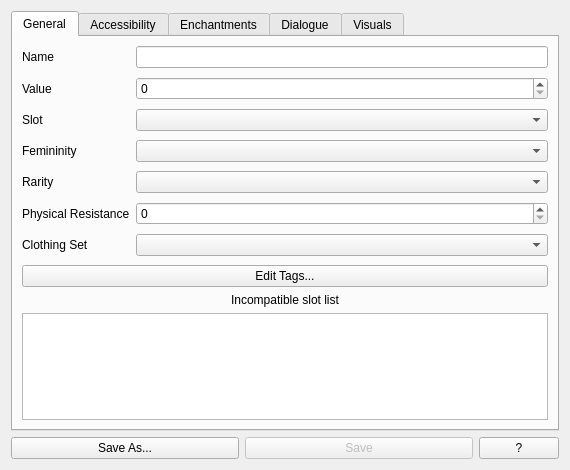
<?xml version="1.0" encoding="UTF-8"?>
<ui version="4.0">
 <class>ClothingWindow</class>
 <widget class="QWidget" name="ClothingWindow">
  <property name="geometry">
   <rect>
    <x>0</x>
    <y>0</y>
    <width>570</width>
    <height>470</height>
   </rect>
  </property>
  <property name="sizePolicy">
   <sizepolicy hsizetype="Fixed" vsizetype="Fixed">
    <horstretch>0</horstretch>
    <verstretch>0</verstretch>
   </sizepolicy>
  </property>
  <property name="windowTitle">
   <string>Form</string>
  </property>
  <layout class="QVBoxLayout" name="verticalLayout_5">
   <item>
    <layout class="QVBoxLayout" name="verticalLayout_2">
     <item>
      <widget class="QTabWidget" name="tabWidget">
       <property name="currentIndex">
        <number>0</number>
       </property>
       <widget class="QWidget" name="general_tab">
        <attribute name="title">
         <string>General</string>
        </attribute>
        <layout class="QVBoxLayout" name="verticalLayout_7">
         <item>
          <layout class="QFormLayout" name="formLayout">
           <property name="verticalSpacing">
            <number>9</number>
           </property>
           <item row="0" column="0">
            <widget class="QLabel" name="name_label">
             <property name="text">
              <string>Name</string>
             </property>
            </widget>
           </item>
           <item row="0" column="1">
            <widget class="QLineEdit" name="nameEdit">
             <property name="toolTip">
              <string>&lt;html&gt;&lt;head/&gt;&lt;body&gt;&lt;p&gt;Name (singular) of item.&lt;/p&gt;&lt;/body&gt;&lt;/html&gt;</string>
             </property>
            </widget>
           </item>
           <item row="1" column="0">
            <widget class="QLabel" name="value_label">
             <property name="text">
              <string>Value</string>
             </property>
            </widget>
           </item>
           <item row="1" column="1">
            <widget class="QSpinBox" name="valueInput">
             <property name="toolTip">
              <string>&lt;html&gt;&lt;head/&gt;&lt;body&gt;&lt;p&gt;Value (in flames) of item.&lt;/p&gt;&lt;/body&gt;&lt;/html&gt;</string>
             </property>
             <property name="maximum">
              <number>2147483647</number>
             </property>
             <property name="stepType">
              <enum>QAbstractSpinBox::DefaultStepType</enum>
             </property>
            </widget>
           </item>
           <item row="2" column="0">
            <widget class="QLabel" name="slot_label">
             <property name="text">
              <string>Slot</string>
             </property>
            </widget>
           </item>
           <item row="2" column="1">
            <widget class="QComboBox" name="slotComboBox">
             <property name="toolTip">
              <string>&lt;html&gt;&lt;head/&gt;&lt;body&gt;&lt;p&gt;Equipment slot the item goes into.&lt;/p&gt;&lt;/body&gt;&lt;/html&gt;</string>
             </property>
            </widget>
           </item>
           <item row="3" column="0">
            <widget class="QLabel" name="gender_label">
             <property name="text">
              <string>Femininity</string>
             </property>
            </widget>
           </item>
           <item row="3" column="1">
            <widget class="QComboBox" name="genderComboBox">
             <property name="toolTip">
              <string>&lt;html&gt;&lt;head/&gt;&lt;body&gt;&lt;p&gt;Whether the item is feminine, masculine, or other.&lt;/p&gt;&lt;/body&gt;&lt;/html&gt;</string>
             </property>
            </widget>
           </item>
           <item row="4" column="0">
            <widget class="QLabel" name="rarity_label">
             <property name="text">
              <string>Rarity</string>
             </property>
            </widget>
           </item>
           <item row="4" column="1">
            <widget class="QComboBox" name="rarityComboBox">
             <property name="toolTip">
              <string>&lt;html&gt;&lt;head/&gt;&lt;body&gt;&lt;p&gt;Changes item rarity. Other than icon outline, I'm not really sure what this does.&lt;/p&gt;&lt;/body&gt;&lt;/html&gt;</string>
             </property>
            </widget>
           </item>
           <item row="5" column="0">
            <widget class="QLabel" name="resistance_label">
             <property name="text">
              <string>Physical Resistance</string>
             </property>
            </widget>
           </item>
           <item row="5" column="1">
            <widget class="QSpinBox" name="resistanceInput">
             <property name="toolTip">
              <string>&lt;html&gt;&lt;head/&gt;&lt;body&gt;&lt;p&gt;I'll give you a hint. Look to the left of this box.&lt;/p&gt;&lt;/body&gt;&lt;/html&gt;</string>
             </property>
             <property name="maximum">
              <number>100</number>
             </property>
            </widget>
           </item>
           <item row="6" column="0">
            <widget class="QLabel" name="set_label">
             <property name="text">
              <string>Clothing Set</string>
             </property>
            </widget>
           </item>
           <item row="6" column="1">
            <widget class="QComboBox" name="setComboBox">
             <property name="toolTip">
              <string>&lt;html&gt;&lt;head/&gt;&lt;body&gt;&lt;p&gt;What clothing set this is a part of. Probably won't do anything in-game as of right now.&lt;/p&gt;&lt;/body&gt;&lt;/html&gt;</string>
             </property>
            </widget>
           </item>
           <item row="7" column="0" colspan="2">
            <widget class="QPushButton" name="tagsButton">
             <property name="toolTip">
              <string>&lt;html&gt;&lt;head/&gt;&lt;body&gt;&lt;p&gt;Edit item tags. WARNING: These can seriously fuck shit up. Make ABSOLUTELY sure you know what a tag is/does before adding it.&lt;/p&gt;&lt;/body&gt;&lt;/html&gt;</string>
             </property>
             <property name="whatsThis">
              <string>&lt;html&gt;&lt;head/&gt;&lt;body&gt;&lt;p&gt;WhatsThis_Test&lt;/p&gt;&lt;/body&gt;&lt;/html&gt;</string>
             </property>
             <property name="text">
              <string>Edit Tags...</string>
             </property>
            </widget>
           </item>
          </layout>
         </item>
         <item>
          <widget class="QLabel" name="incompatible_slot_label">
           <property name="text">
            <string>Incompatible slot list</string>
           </property>
           <property name="alignment">
            <set>Qt::AlignCenter</set>
           </property>
          </widget>
         </item>
         <item>
          <widget class="QListView" name="incompatibleSlotList">
           <property name="toolTip">
            <string>&lt;html&gt;&lt;head/&gt;&lt;body&gt;&lt;p&gt;List of slots that cannot be occupied with this item equipped.&lt;/p&gt;&lt;/body&gt;&lt;/html&gt;</string>
           </property>
          </widget>
         </item>
        </layout>
       </widget>
       <widget class="QWidget" name="access_tab">
        <attribute name="title">
         <string>Accessibility</string>
        </attribute>
        <layout class="QVBoxLayout" name="verticalLayout_8">
         <item>
          <layout class="QVBoxLayout" name="verticalLayout_6">
           <item>
            <widget class="QTreeView" name="accessTree">
             <property name="sizePolicy">
              <sizepolicy hsizetype="Expanding" vsizetype="MinimumExpanding">
               <horstretch>0</horstretch>
               <verstretch>0</verstretch>
              </sizepolicy>
             </property>
             <property name="editTriggers">
              <set>QAbstractItemView::DoubleClicked</set>
             </property>
             <property name="showDropIndicator" stdset="0">
              <bool>false</bool>
             </property>
             <property name="alternatingRowColors">
              <bool>true</bool>
             </property>
            </widget>
           </item>
          </layout>
         </item>
        </layout>
       </widget>
       <widget class="QWidget" name="enchantment_tab">
        <attribute name="title">
         <string>Enchantments</string>
        </attribute>
        <layout class="QVBoxLayout" name="verticalLayout_9">
         <item>
          <layout class="QVBoxLayout" name="verticalLayout">
           <property name="spacing">
            <number>2</number>
           </property>
           <item>
            <layout class="QFormLayout" name="formLayout_2">
             <item row="0" column="0">
              <widget class="QLabel" name="enchantment_count_label">
               <property name="text">
                <string>Enchantment Limit</string>
               </property>
              </widget>
             </item>
             <item row="0" column="1">
              <widget class="QSpinBox" name="enchantmentLimitInput">
               <property name="toolTip">
                <string>&lt;html&gt;&lt;head/&gt;&lt;body&gt;&lt;p&gt;Sets maximum number of enchantments for this item. Set to -1 for default. Will not drop below current enchantment count. When set to default, custom enchantments will be disabled.&lt;/p&gt;&lt;/body&gt;&lt;/html&gt;</string>
               </property>
               <property name="minimum">
                <number>-1</number>
               </property>
               <property name="maximum">
                <number>100</number>
               </property>
               <property name="value">
                <number>-1</number>
               </property>
              </widget>
             </item>
            </layout>
           </item>
           <item>
            <layout class="QVBoxLayout" name="verticalLayout_3">
             <item>
              <widget class="QTableWidget" name="enchantmentList">
               <property name="enabled">
                <bool>true</bool>
               </property>
               <property name="sizePolicy">
                <sizepolicy hsizetype="Expanding" vsizetype="MinimumExpanding">
                 <horstretch>0</horstretch>
                 <verstretch>0</verstretch>
                </sizepolicy>
               </property>
               <property name="toolTip">
                <string>&lt;html&gt;&lt;head/&gt;&lt;body&gt;&lt;p&gt;List of enchantments on the item.&lt;/p&gt;&lt;/body&gt;&lt;/html&gt;</string>
               </property>
               <property name="editTriggers">
                <set>QAbstractItemView::NoEditTriggers</set>
               </property>
               <property name="showDropIndicator" stdset="0">
                <bool>false</bool>
               </property>
               <property name="alternatingRowColors">
                <bool>true</bool>
               </property>
               <property name="selectionBehavior">
                <enum>QAbstractItemView::SelectRows</enum>
               </property>
               <property name="wordWrap">
                <bool>false</bool>
               </property>
               <attribute name="horizontalHeaderShowSortIndicator" stdset="0">
                <bool>false</bool>
               </attribute>
               <attribute name="horizontalHeaderStretchLastSection">
                <bool>false</bool>
               </attribute>
               <attribute name="verticalHeaderVisible">
                <bool>false</bool>
               </attribute>
               <attribute name="verticalHeaderHighlightSections">
                <bool>false</bool>
               </attribute>
              </widget>
             </item>
            </layout>
           </item>
          </layout>
         </item>
        </layout>
       </widget>
       <widget class="QWidget" name="dialogue_tab">
        <attribute name="title">
         <string>Dialogue</string>
        </attribute>
        <layout class="QVBoxLayout" name="verticalLayout_10">
         <item>
          <layout class="QFormLayout" name="formLayout_3">
           <item row="0" column="0">
            <widget class="QLabel" name="plural_name_label">
             <property name="text">
              <string>Plural Name</string>
             </property>
            </widget>
           </item>
           <item row="0" column="1">
            <widget class="QLineEdit" name="pluralNameEdit">
             <property name="toolTip">
              <string>&lt;html&gt;&lt;head/&gt;&lt;body&gt;&lt;p&gt;What to call this when multiple are present.&lt;/p&gt;&lt;/body&gt;&lt;/html&gt;</string>
             </property>
            </widget>
           </item>
           <item row="1" column="0" colspan="2">
            <widget class="QCheckBox" name="pluralToggle">
             <property name="toolTip">
              <string>&lt;html&gt;&lt;head/&gt;&lt;body&gt;&lt;p&gt;If the name is plural by default. For example shoes and pants are plural by default.&lt;/p&gt;&lt;/body&gt;&lt;/html&gt;</string>
             </property>
             <property name="text">
              <string>Plural by default</string>
             </property>
            </widget>
           </item>
           <item row="2" column="0">
            <widget class="QLabel" name="determiner_label">
             <property name="text">
              <string>Determiner</string>
             </property>
            </widget>
           </item>
           <item row="2" column="1">
            <widget class="QLineEdit" name="determinerEdit">
             <property name="toolTip">
              <string>&lt;html&gt;&lt;head/&gt;&lt;body&gt;&lt;p&gt;What to use before the name. Usually things like 'a', 'an', or even 'a pair of'.&lt;/p&gt;&lt;/body&gt;&lt;/html&gt;</string>
             </property>
            </widget>
           </item>
           <item row="6" column="0" colspan="2">
            <widget class="QPushButton" name="advancedDialogueButton">
             <property name="toolTip">
              <string>&lt;html&gt;&lt;head/&gt;&lt;body&gt;&lt;p&gt;Opens a new window for editing custom re/dis-placement lines used in game scenes.&lt;/p&gt;&lt;/body&gt;&lt;/html&gt;</string>
             </property>
             <property name="text">
              <string>Advanced Dialogue Editor...</string>
             </property>
            </widget>
           </item>
           <item row="3" column="0" colspan="2">
            <widget class="QLabel" name="description_label">
             <property name="text">
              <string>Item Description</string>
             </property>
             <property name="alignment">
              <set>Qt::AlignCenter</set>
             </property>
            </widget>
           </item>
           <item row="4" column="0" colspan="2">
            <widget class="QPlainTextEdit" name="descriptionEdit">
             <property name="sizePolicy">
              <sizepolicy hsizetype="Expanding" vsizetype="MinimumExpanding">
               <horstretch>0</horstretch>
               <verstretch>0</verstretch>
              </sizepolicy>
             </property>
             <property name="cursor" stdset="0">
              <cursorShape>IBeamCursor</cursorShape>
             </property>
             <property name="toolTip">
              <string>&lt;html&gt;&lt;head/&gt;&lt;body&gt;&lt;p&gt;The description of the item.&lt;/p&gt;&lt;/body&gt;&lt;/html&gt;</string>
             </property>
            </widget>
           </item>
           <item row="5" column="0" colspan="2">
            <spacer name="horizontalSpacer">
             <property name="orientation">
              <enum>Qt::Horizontal</enum>
             </property>
             <property name="sizeHint" stdset="0">
              <size>
               <width>40</width>
               <height>40</height>
              </size>
             </property>
            </spacer>
           </item>
          </layout>
         </item>
        </layout>
       </widget>
       <widget class="QWidget" name="image_tab">
        <attribute name="title">
         <string>Visuals</string>
        </attribute>
        <layout class="QVBoxLayout" name="verticalLayout_11">
         <item>
          <layout class="QVBoxLayout" name="verticalLayout_4">
           <property name="spacing">
            <number>2</number>
           </property>
           <item>
            <layout class="QGridLayout" name="gridLayout_2">
             <property name="verticalSpacing">
              <number>2</number>
             </property>
             <item row="3" column="0">
              <widget class="QPushButton" name="pColDyeButton">
               <property name="toolTip">
                <string>&lt;html&gt;&lt;head/&gt;&lt;body&gt;&lt;p&gt;Opens a colour picker widget for the displayed colour category.&lt;/p&gt;&lt;/body&gt;&lt;/html&gt;</string>
               </property>
               <property name="text">
                <string>Primary Colour Dye</string>
               </property>
              </widget>
             </item>
             <item row="2" column="1">
              <widget class="QCheckBox" name="tColToggle">
               <property name="toolTip">
                <string>&lt;html&gt;&lt;head/&gt;&lt;body&gt;&lt;p&gt;Whether or not to use a preset color list for tertiary colour.&lt;/p&gt;&lt;/body&gt;&lt;/html&gt;</string>
               </property>
               <property name="text">
                <string>Use preset colour(s)</string>
               </property>
               <property name="checked">
                <bool>true</bool>
               </property>
              </widget>
             </item>
             <item row="1" column="0">
              <widget class="QPushButton" name="sColButton">
               <property name="toolTip">
                <string>&lt;html&gt;&lt;head/&gt;&lt;body&gt;&lt;p&gt;Opens a colour picker widget for the displayed colour category.&lt;/p&gt;&lt;/body&gt;&lt;/html&gt;</string>
               </property>
               <property name="text">
                <string>Secondary Colour</string>
               </property>
              </widget>
             </item>
             <item row="4" column="0">
              <widget class="QPushButton" name="sColDyeButton">
               <property name="toolTip">
                <string>&lt;html&gt;&lt;head/&gt;&lt;body&gt;&lt;p&gt;Opens a colour picker widget for the displayed colour category.&lt;/p&gt;&lt;/body&gt;&lt;/html&gt;</string>
               </property>
               <property name="text">
                <string>Secondary Colour Dye</string>
               </property>
              </widget>
             </item>
             <item row="1" column="1">
              <widget class="QCheckBox" name="sColToggle">
               <property name="toolTip">
                <string>&lt;html&gt;&lt;head/&gt;&lt;body&gt;&lt;p&gt;Whether or not to use a preset color list for secondary colour.&lt;/p&gt;&lt;/body&gt;&lt;/html&gt;</string>
               </property>
               <property name="text">
                <string>Use preset colour(s)</string>
               </property>
               <property name="checked">
                <bool>true</bool>
               </property>
              </widget>
             </item>
             <item row="0" column="1">
              <widget class="QCheckBox" name="pColToggle">
               <property name="toolTip">
                <string>&lt;html&gt;&lt;head/&gt;&lt;body&gt;&lt;p&gt;Whether or not to use a preset color list for primary colour.&lt;/p&gt;&lt;/body&gt;&lt;/html&gt;</string>
               </property>
               <property name="text">
                <string>Use preset colour(s)</string>
               </property>
               <property name="checked">
                <bool>true</bool>
               </property>
              </widget>
             </item>
             <item row="2" column="0">
              <widget class="QPushButton" name="tColButton">
               <property name="toolTip">
                <string>&lt;html&gt;&lt;head/&gt;&lt;body&gt;&lt;p&gt;Opens a colour picker widget for the displayed colour category.&lt;/p&gt;&lt;/body&gt;&lt;/html&gt;</string>
               </property>
               <property name="text">
                <string>Tertiary Colour</string>
               </property>
              </widget>
             </item>
             <item row="0" column="0">
              <widget class="QPushButton" name="pColButton">
               <property name="toolTip">
                <string>&lt;html&gt;&lt;head/&gt;&lt;body&gt;&lt;p&gt;Opens a colour picker widget for the displayed colour category.&lt;/p&gt;&lt;/body&gt;&lt;/html&gt;</string>
               </property>
               <property name="text">
                <string>Primary Colour</string>
               </property>
              </widget>
             </item>
             <item row="5" column="0">
              <widget class="QPushButton" name="tColDyeButton">
               <property name="toolTip">
                <string>&lt;html&gt;&lt;head/&gt;&lt;body&gt;&lt;p&gt;Opens a colour picker widget for the displayed colour category.&lt;/p&gt;&lt;/body&gt;&lt;/html&gt;</string>
               </property>
               <property name="text">
                <string>Tertiary Colour Dye</string>
               </property>
              </widget>
             </item>
             <item row="3" column="1">
              <widget class="QCheckBox" name="pColDyeToggle">
               <property name="toolTip">
                <string>&lt;html&gt;&lt;head/&gt;&lt;body&gt;&lt;p&gt;Whether or not to use a preset color list for primary colour dye.&lt;/p&gt;&lt;/body&gt;&lt;/html&gt;</string>
               </property>
               <property name="text">
                <string>Use preset colour(s)</string>
               </property>
               <property name="checked">
                <bool>true</bool>
               </property>
              </widget>
             </item>
             <item row="4" column="1">
              <widget class="QCheckBox" name="sColDyeToggle">
               <property name="toolTip">
                <string>&lt;html&gt;&lt;head/&gt;&lt;body&gt;&lt;p&gt;Whether or not to use a preset color list for secondary colour dye.&lt;/p&gt;&lt;/body&gt;&lt;/html&gt;</string>
               </property>
               <property name="text">
                <string>Use preset colour(s)</string>
               </property>
               <property name="checked">
                <bool>true</bool>
               </property>
              </widget>
             </item>
             <item row="5" column="1">
              <widget class="QCheckBox" name="tColDyeToggle">
               <property name="toolTip">
                <string>&lt;html&gt;&lt;head/&gt;&lt;body&gt;&lt;p&gt;Whether or not to use a preset color list for tertiary colour dye.&lt;/p&gt;&lt;/body&gt;&lt;/html&gt;</string>
               </property>
               <property name="text">
                <string>Use preset colour(s)</string>
               </property>
               <property name="checked">
                <bool>true</bool>
               </property>
              </widget>
             </item>
            </layout>
           </item>
           <item>
            <layout class="QFormLayout" name="formLayout_4">
             <item row="0" column="0">
              <widget class="QLabel" name="image_label">
               <property name="text">
                <string>Image File</string>
               </property>
              </widget>
             </item>
             <item row="0" column="1">
              <widget class="QLineEdit" name="imageEdit">
               <property name="toolTip">
                <string>&lt;html&gt;&lt;head/&gt;&lt;body&gt;&lt;p&gt;Name of image file to use. Make sure to include the '.svg' extension. THIS FILE MUST BE IN THE SAME DIRECTORY AS THE XML FILE.&lt;/p&gt;&lt;/body&gt;&lt;/html&gt;</string>
               </property>
              </widget>
             </item>
             <item row="1" column="0">
              <widget class="QLabel" name="equipped_image_label">
               <property name="text">
                <string>Equipped Image File</string>
               </property>
              </widget>
             </item>
             <item row="1" column="1">
              <widget class="QLineEdit" name="equippedImageEdit">
               <property name="toolTip">
                <string>&lt;html&gt;&lt;head/&gt;&lt;body&gt;&lt;p&gt;Name of image file to use while equipped. Make sure to include the '.svg' extension. THIS FILE MUST BE IN THE SAME DIRECTORY AS THE XML FILE.&lt;/p&gt;&lt;/body&gt;&lt;/html&gt;</string>
               </property>
              </widget>
             </item>
            </layout>
           </item>
          </layout>
         </item>
        </layout>
       </widget>
      </widget>
     </item>
     <item>
      <layout class="QHBoxLayout" name="horizontalLayout">
       <item>
        <widget class="QPushButton" name="saveAsButton">
         <property name="enabled">
          <bool>true</bool>
         </property>
         <property name="toolTip">
          <string>&lt;html&gt;&lt;head/&gt;&lt;body&gt;&lt;p&gt;Save current settings to specified XML file at specified directory.&lt;/p&gt;&lt;/body&gt;&lt;/html&gt;</string>
         </property>
         <property name="text">
          <string>Save As...</string>
         </property>
        </widget>
       </item>
       <item>
        <widget class="QPushButton" name="saveButton">
         <property name="enabled">
          <bool>false</bool>
         </property>
         <property name="toolTip">
          <string>&lt;html&gt;&lt;head/&gt;&lt;body&gt;&lt;p&gt;Save file to previous save location or, if none, to/over original file.&lt;/p&gt;&lt;/body&gt;&lt;/html&gt;</string>
         </property>
         <property name="text">
          <string>Save</string>
         </property>
        </widget>
       </item>
       <item>
        <widget class="QPushButton" name="whatsThisButton">
         <property name="sizePolicy">
          <sizepolicy hsizetype="Fixed" vsizetype="Minimum">
           <horstretch>0</horstretch>
           <verstretch>0</verstretch>
          </sizepolicy>
         </property>
         <property name="cursor">
          <cursorShape>WhatsThisCursor</cursorShape>
         </property>
         <property name="toolTip">
          <string>&lt;html&gt;&lt;head/&gt;&lt;body&gt;&lt;p&gt;Toggle 'What's This?' mode. 'What's This?' mode helps clarify how to use the interface of this tool.&lt;/p&gt;&lt;/body&gt;&lt;/html&gt;</string>
         </property>
         <property name="text">
          <string>?</string>
         </property>
         <property name="checkable">
          <bool>false</bool>
         </property>
        </widget>
       </item>
      </layout>
     </item>
    </layout>
   </item>
  </layout>
 </widget>
 <resources/>
 <connections/>
</ui>
